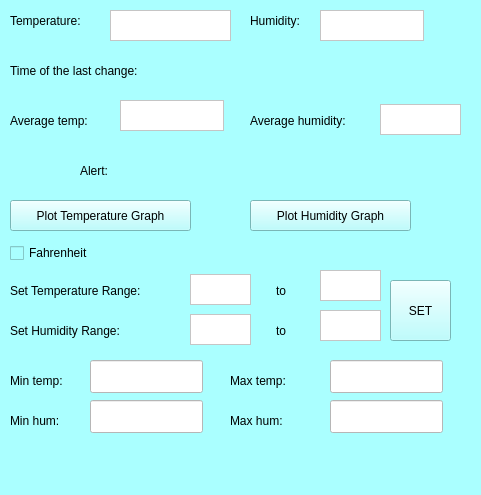
<?xml version="1.0" encoding="UTF-8"?>
<ui version="4.0">
 <class>MainWindow</class>
 <widget class="QMainWindow" name="MainWindow">
  <property name="geometry">
   <rect>
    <x>0</x>
    <y>0</y>
    <width>481</width>
    <height>495</height>
   </rect>
  </property>
  <property name="windowTitle">
   <string>MainWindow</string>
  </property>
  <property name="styleSheet">
   <string notr="true">background-color:rgb(170, 255, 255)</string>
  </property>
  <widget class="QWidget" name="centralwidget">
   <widget class="QLabel" name="temp_label">
    <property name="geometry">
     <rect>
      <x>10</x>
      <y>10</y>
      <width>101</width>
      <height>21</height>
     </rect>
    </property>
    <property name="text">
     <string>Temperature: </string>
    </property>
   </widget>
   <widget class="QLabel" name="hum_label">
    <property name="geometry">
     <rect>
      <x>250</x>
      <y>10</y>
      <width>71</width>
      <height>21</height>
     </rect>
    </property>
    <property name="text">
     <string>Humidity:</string>
    </property>
   </widget>
   <widget class="QTextEdit" name="hum_edit">
    <property name="geometry">
     <rect>
      <x>320</x>
      <y>10</y>
      <width>104</width>
      <height>31</height>
     </rect>
    </property>
    <property name="styleSheet">
     <string notr="true">background-color: rgb(255, 255, 255);</string>
    </property>
   </widget>
   <widget class="QTextEdit" name="temp_edit">
    <property name="geometry">
     <rect>
      <x>110</x>
      <y>10</y>
      <width>121</width>
      <height>31</height>
     </rect>
    </property>
    <property name="styleSheet">
     <string notr="true">background-color:rgb(255, 255, 255)</string>
    </property>
   </widget>
   <widget class="QLabel" name="time_label">
    <property name="geometry">
     <rect>
      <x>220</x>
      <y>60</y>
      <width>231</width>
      <height>21</height>
     </rect>
    </property>
    <property name="text">
     <string/>
    </property>
   </widget>
   <widget class="QLabel" name="label4">
    <property name="geometry">
     <rect>
      <x>10</x>
      <y>60</y>
      <width>181</width>
      <height>21</height>
     </rect>
    </property>
    <property name="text">
     <string>Time of the last change:</string>
    </property>
   </widget>
   <widget class="QLabel" name="avg_temp_label">
    <property name="geometry">
     <rect>
      <x>10</x>
      <y>110</y>
      <width>111</width>
      <height>21</height>
     </rect>
    </property>
    <property name="text">
     <string>Average temp:</string>
    </property>
   </widget>
   <widget class="QLabel" name="label_6">
    <property name="geometry">
     <rect>
      <x>250</x>
      <y>110</y>
      <width>131</width>
      <height>21</height>
     </rect>
    </property>
    <property name="text">
     <string>Average humidity:</string>
    </property>
   </widget>
   <widget class="QPushButton" name="graph_but">
    <property name="geometry">
     <rect>
      <x>10</x>
      <y>200</y>
      <width>181</width>
      <height>31</height>
     </rect>
    </property>
    <property name="text">
     <string>Plot Temperature Graph</string>
    </property>
   </widget>
   <widget class="QLabel" name="label_7">
    <property name="geometry">
     <rect>
      <x>80</x>
      <y>160</y>
      <width>67</width>
      <height>21</height>
     </rect>
    </property>
    <property name="text">
     <string>Alert:</string>
    </property>
   </widget>
   <widget class="QLabel" name="alert_label">
    <property name="geometry">
     <rect>
      <x>120</x>
      <y>160</y>
      <width>191</width>
      <height>21</height>
     </rect>
    </property>
    <property name="text">
     <string/>
    </property>
   </widget>
   <widget class="QTextEdit" name="textEdit">
    <property name="geometry">
     <rect>
      <x>120</x>
      <y>100</y>
      <width>104</width>
      <height>31</height>
     </rect>
    </property>
    <property name="styleSheet">
     <string notr="true">background-color: rgb(255, 255, 255);</string>
    </property>
   </widget>
   <widget class="QTextEdit" name="textEdit_2">
    <property name="geometry">
     <rect>
      <x>380</x>
      <y>104</y>
      <width>81</width>
      <height>31</height>
     </rect>
    </property>
    <property name="styleSheet">
     <string notr="true">background-color: rgb(255, 255, 255);</string>
    </property>
   </widget>
   <widget class="QPushButton" name="pushButton">
    <property name="geometry">
     <rect>
      <x>250</x>
      <y>200</y>
      <width>161</width>
      <height>31</height>
     </rect>
    </property>
    <property name="text">
     <string>Plot Humidity Graph</string>
    </property>
   </widget>
   <widget class="QCheckBox" name="checkBox">
    <property name="geometry">
     <rect>
      <x>10</x>
      <y>240</y>
      <width>99</width>
      <height>26</height>
     </rect>
    </property>
    <property name="text">
     <string>Fahrenheit</string>
    </property>
   </widget>
   <widget class="QLabel" name="label">
    <property name="geometry">
     <rect>
      <x>10</x>
      <y>280</y>
      <width>181</width>
      <height>21</height>
     </rect>
    </property>
    <property name="text">
     <string>Set Temperature Range:</string>
    </property>
   </widget>
   <widget class="QTextEdit" name="temp_min">
    <property name="geometry">
     <rect>
      <x>190</x>
      <y>274</y>
      <width>61</width>
      <height>31</height>
     </rect>
    </property>
    <property name="styleSheet">
     <string notr="true">background-color: rgb(255, 255, 255);</string>
    </property>
   </widget>
   <widget class="QTextEdit" name="temp_max">
    <property name="geometry">
     <rect>
      <x>320</x>
      <y>270</y>
      <width>61</width>
      <height>31</height>
     </rect>
    </property>
    <property name="styleSheet">
     <string notr="true">background-color: rgb(255, 255, 255);</string>
    </property>
   </widget>
   <widget class="QLabel" name="label_2">
    <property name="geometry">
     <rect>
      <x>276</x>
      <y>280</y>
      <width>21</width>
      <height>21</height>
     </rect>
    </property>
    <property name="text">
     <string>to</string>
    </property>
   </widget>
   <widget class="QTextEdit" name="hum_max">
    <property name="geometry">
     <rect>
      <x>320</x>
      <y>310</y>
      <width>61</width>
      <height>31</height>
     </rect>
    </property>
    <property name="styleSheet">
     <string notr="true">background-color: rgb(255, 255, 255);</string>
    </property>
   </widget>
   <widget class="QTextEdit" name="hum_min">
    <property name="geometry">
     <rect>
      <x>190</x>
      <y>314</y>
      <width>61</width>
      <height>31</height>
     </rect>
    </property>
    <property name="styleSheet">
     <string notr="true">background-color: rgb(255, 255, 255);</string>
    </property>
   </widget>
   <widget class="QLabel" name="label_3">
    <property name="geometry">
     <rect>
      <x>276</x>
      <y>320</y>
      <width>21</width>
      <height>21</height>
     </rect>
    </property>
    <property name="text">
     <string>to</string>
    </property>
   </widget>
   <widget class="QLabel" name="label_4">
    <property name="geometry">
     <rect>
      <x>10</x>
      <y>320</y>
      <width>161</width>
      <height>21</height>
     </rect>
    </property>
    <property name="text">
     <string>Set Humidity Range:</string>
    </property>
   </widget>
   <widget class="QPushButton" name="pushButton_2">
    <property name="geometry">
     <rect>
      <x>390</x>
      <y>280</y>
      <width>61</width>
      <height>61</height>
     </rect>
    </property>
    <property name="text">
     <string>SET</string>
    </property>
   </widget>
   <widget class="QLabel" name="label_5">
    <property name="geometry">
     <rect>
      <x>10</x>
      <y>370</y>
      <width>71</width>
      <height>21</height>
     </rect>
    </property>
    <property name="text">
     <string>Min temp:</string>
    </property>
   </widget>
   <widget class="QLineEdit" name="lineEdit">
    <property name="geometry">
     <rect>
      <x>90</x>
      <y>360</y>
      <width>113</width>
      <height>33</height>
     </rect>
    </property>
    <property name="styleSheet">
     <string notr="true">background-color:rgb(255, 255, 255)</string>
    </property>
   </widget>
   <widget class="QLabel" name="label_8">
    <property name="geometry">
     <rect>
      <x>230</x>
      <y>370</y>
      <width>81</width>
      <height>21</height>
     </rect>
    </property>
    <property name="text">
     <string>Max temp:</string>
    </property>
   </widget>
   <widget class="QLabel" name="label_9">
    <property name="geometry">
     <rect>
      <x>10</x>
      <y>410</y>
      <width>71</width>
      <height>21</height>
     </rect>
    </property>
    <property name="text">
     <string>Min hum:</string>
    </property>
   </widget>
   <widget class="QLabel" name="label_10">
    <property name="geometry">
     <rect>
      <x>230</x>
      <y>410</y>
      <width>81</width>
      <height>21</height>
     </rect>
    </property>
    <property name="text">
     <string>Max hum:</string>
    </property>
   </widget>
   <widget class="QLineEdit" name="lineEdit_2">
    <property name="geometry">
     <rect>
      <x>330</x>
      <y>360</y>
      <width>113</width>
      <height>33</height>
     </rect>
    </property>
    <property name="styleSheet">
     <string notr="true">background-color:rgb(255, 255, 255)</string>
    </property>
   </widget>
   <widget class="QLineEdit" name="lineEdit_3">
    <property name="geometry">
     <rect>
      <x>90</x>
      <y>400</y>
      <width>113</width>
      <height>33</height>
     </rect>
    </property>
    <property name="styleSheet">
     <string notr="true">background-color:rgb(255, 255, 255)</string>
    </property>
   </widget>
   <widget class="QLineEdit" name="lineEdit_4">
    <property name="geometry">
     <rect>
      <x>330</x>
      <y>400</y>
      <width>113</width>
      <height>33</height>
     </rect>
    </property>
    <property name="styleSheet">
     <string notr="true">background-color:rgb(255, 255, 255)</string>
    </property>
   </widget>
  </widget>
  <widget class="QMenuBar" name="menubar">
   <property name="geometry">
    <rect>
     <x>0</x>
     <y>0</y>
     <width>481</width>
     <height>27</height>
    </rect>
   </property>
  </widget>
  <widget class="QStatusBar" name="statusbar"/>
 </widget>
 <resources/>
 <connections/>
</ui>
